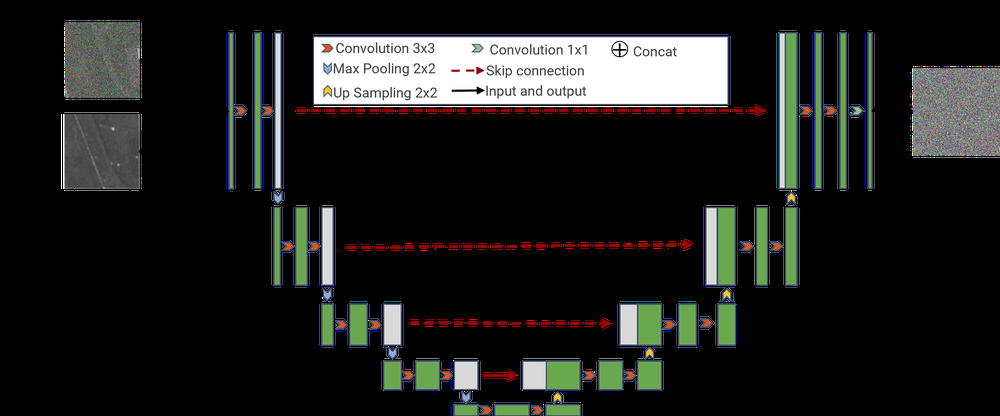
#> input picture 003 Code/2. SAR 이미지에서 광학이미지로 변환/assets/at_2.png, 1000 x 416 px, shrunk from 3302 x 1373 before the run
$ python -i crop.py   (imports and definitions only)
#> lines starting #> are read from the running program, lines starting #| are printed output that depends on the picture
import cv2
import glob
import numpy as np
import os
from tqdm import tqdm
from concurrent.futures import ThreadPoolExecutor

def is_black_patch(patch):
    return np.all(patch == 0)

def calculate_black_area_ratio(patch):
    gray = cv2.cvtColor(patch, cv2.COLOR_BGR2GRAY)
    _, binary = cv2.threshold(gray, 1, 255, cv2.THRESH_BINARY_INV)
    contours, _ = cv2.findContours(binary, cv2.RETR_EXTERNAL, cv2.CHAIN_APPROX_SIMPLE)
    black_area = sum(cv2.contourArea(contour) for contour in contours)
    total_area = patch.shape[0] * patch.shape[1]
    return black_area / total_area

def save_patches(image_path, patch_size, output_dir, make_black_image, make_black_zone):
#> called with image_path = 'assets/at_2.png', patch_size = 256, make_black_image = False, make_black_zone = False
    img = cv2.imread(image_path)
#> img is the input picture: shape (416, 1000, 3); mean B, G, R 31.7, 33.7, 32.5
    h, w, _ = img.shape
#> h = 416; w = 1000
    base_name = os.path.basename(image_path).split('.')[0]

    patch_index = 0
    for y in range(0, h - patch_size + 1, patch_size):
        for x in range(0, w - patch_size + 1, patch_size):
            patch = img[y:y+patch_size, x:x+patch_size]
            if not make_black_zone:
                black_area_ratio = calculate_black_area_ratio(patch)
                if black_area_ratio > 0.05:
                    continue
            if any([make_black_image, not is_black_patch(patch)]):
                patch_name = f'{base_name}_patch_{patch_index}.png'
                cv2.imwrite(os.path.join(output_dir, patch_name), patch)
                patch_index += 1
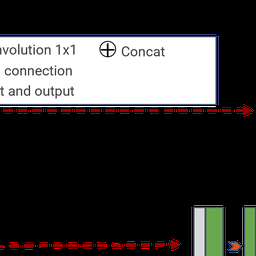
#> patch: shape (256, 256, 3); mean B, G, R 59.8, 60.7, 63.3
#> after the loop, patch_index = 0

def process_image(image_path):
    save_patches(image_path, patch_size, output_dir, make_black_image, make_black_zone)

input_dir = r'C:\Users\user\Desktop\SAR_Image\Dataset\SPACENET\train\transform\SAR-Intensity_2-998scaling_stretch_png'
output_dir = r'C:\Users\user\Desktop\SAR_Image\Dataset\SPACENET\train\transform\SAR-Intensity_2-998scaling_stretch_png_256'
patch_size = 256
make_black_image = False
make_black_zone = False

# [2 lines not run here, left out]

image_paths = glob.glob(input_dir + '/*.png')

cpu_count = os.cpu_count()
# [2 lines not run here, left out]

>>> result = process_image('assets/at_2.png')
